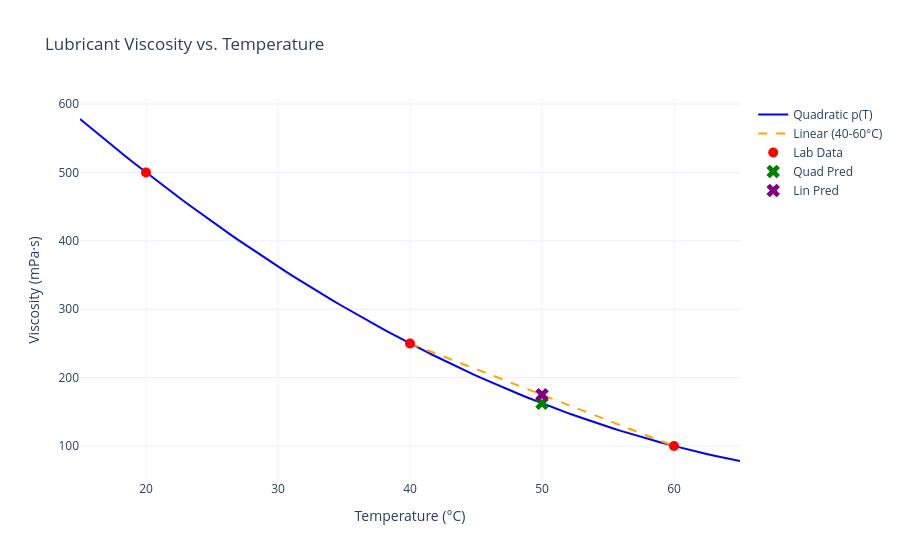

The notebook cell saved with this chart:
### Code cell
import numpy as np
import plotly.graph_objects as go

# --- Task 1: Solve for quadratic polynomial ---
T_data, u_data = np.array([20, 40, 60]), np.array([500, 250, 100])
A_prob2 = np.array([[T_data[0]**2, T_data[0], 1], [T_data[1]**2, T_data[1], 1], [T_data[2]**2, T_data[2], 1]])
a2, b2, c2 = np.linalg.solve(A_prob2, u_data)

# --- Task 2 & 3: Predictions ---
T_target = 50
u_quad_pred = a2 * (T_target**2) + b2 * T_target + c2
u_linear_pred = ((100 - 250) / (60 - 40)) * (T_target - 40) + 250

# --- Interactive Data Visualization ---
t_curve = np.linspace(15, 65, 100)
u_curve = a2 * (t_curve**2) + b2 * t_curve + c2

fig = go.Figure()
fig.add_trace(go.Scatter(x=t_curve, y=u_curve, mode='lines', name='Quadratic p(T)', line=dict(color='blue')))
fig.add_trace(go.Scatter(x=[40, 60], y=[250, 100], mode='lines', name='Linear (40-60°C)', line=dict(color='orange', dash='dash')))
fig.add_trace(go.Scatter(x=T_data, y=u_data, mode='markers', name='Lab Data', marker=dict(color='red', size=10)))
fig.add_trace(go.Scatter(x=[T_target], y=[u_quad_pred], mode='markers', name=f'Quad Pred', marker=dict(color='green', symbol='x', size=12)))
fig.add_trace(go.Scatter(x=[T_target], y=[u_linear_pred], mode='markers', name=f'Lin Pred', marker=dict(color='purple', symbol='x', size=12)))

fig.update_layout(
    title='Lubricant Viscosity vs. Temperature',
    xaxis_title='Temperature (°C)',
    yaxis_title='Viscosity (mPa·s)',
    template="plotly_white",
    dragmode='pan' # <--- This makes left-click pan the graph
)
fig.show(config={'scrollZoom': True})

### Figure 1 — Plotly figure (JSON) as saved in the notebook; plotly's stock layout.template omitted (floating-point values rounded to 4 significant figures)
{"data": [{"line": {"color": "blue"}, "mode": "lines", "name": "Quadratic p(T)", "type": "scatter", "x": [15.0, 15.51, 16.01, 16.52, 17.02, 17.53, 18.03, 18.54, 19.04, 19.55, 20.05, 20.56, 21.06, 21.57, 22.07, 22.58, 23.08, 23.59, 24.09, 24.6, 25.1, 25.61, 26.11, 26.62, 27.12, 27.63, 28.13, 28.64, 29.14, 29.65, 30.15, 30.66, 31.16, 31.67, 32.17, 32.68, 33.18, 33.69, 34.19, 34.7, 35.2, 35.71, 36.21, 36.72, 37.22, 37.73, 38.23, 38.74, 39.24, 39.75, 40.25, 40.76, 41.26, 41.77, 42.27, 42.78, 43.28, 43.79, 44.29, 44.8, 45.3, 45.81, 46.31, 46.82, 47.32, 47.83, 48.33, 48.84, 49.34, 49.85, 50.35, 50.86, 51.36, 51.87, 52.37, 52.88, 53.38, 53.89, 54.39, 54.9, 55.4, 55.91, 56.41, 56.92, 57.42, 57.93, 58.43, 58.94, 59.44, 59.95, 60.45, 60.96, 61.46, 61.97, 62.47, 62.98, 63.48, 63.99, 64.49, 65.0], "y": [578.1, 569.9, 561.8, 553.8, 545.8, 537.9, 530.0, 522.2, 514.5, 506.8, 499.2, 491.7, 484.2, 476.8, 469.5, 462.2, 455.0, 447.8, 440.7, 433.7, 426.7, 419.8, 413.0, 406.2, 399.5, 392.9, 386.3, 379.8, 373.3, 366.9, 360.6, 354.3, 348.1, 342.0, 335.9, 329.9, 324.0, 318.1, 312.3, 306.5, 300.9, 295.2, 289.7, 284.2, 278.7, 273.4, 268.1, 262.8, 257.6, 252.5, 247.5, 242.5, 237.6, 232.7, 227.9, 223.2, 218.5, 213.9, 209.4, 204.9, 200.5, 196.1, 191.9, 187.6, 183.5, 179.4, 175.3, 171.4, 167.5, 163.6, 159.9, 156.2, 152.5, 148.9, 145.4, 141.9, 138.6, 135.2, 132.0, 128.8, 125.6, 122.5, 119.5, 116.6, 113.7, 110.9, 108.1, 105.4, 102.8, 100.3, 97.75, 95.32, 92.94, 90.64, 88.39, 86.21, 84.09, 82.04, 80.05, 78.12]}, {"line": {"color": "orange", "dash": "dash"}, "mode": "lines", "name": "Linear (40-60°C)", "type": "scatter", "x": [40, 60], "y": [250, 100]}, {"marker": {"color": "red", "size": 10}, "mode": "markers", "name": "Lab Data", "type": "scatter", "x": [20, 40, 60], "y": [500, 250, 100]}, {"marker": {"color": "green", "size": 12, "symbol": "x"}, "mode": "markers", "name": "Quad Pred", "type": "scatter", "x": [50], "y": [162.5]}, {"marker": {"color": "purple", "size": 12, "symbol": "x"}, "mode": "markers", "name": "Lin Pred", "type": "scatter", "x": [50], "y": [175]}], "layout": {"dragmode": "pan", "title": {"text": "Lubricant Viscosity vs. Temperature"}, "xaxis": {"title": {"text": "Temperature (°C)"}}, "yaxis": {"title": {"text": "Viscosity (mPa·s)"}}}}
